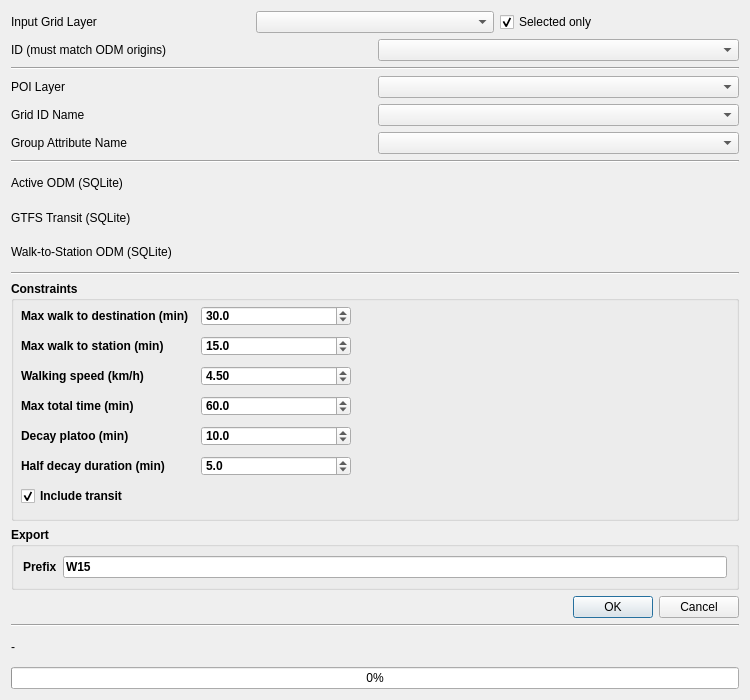
<?xml version="1.0" encoding="UTF-8"?>
<ui version="4.0">
 <class>CombinedODMDistanceMapDialog</class>
 <widget class="QDialog" name="CombinedODMDistanceMapDialog">
  <property name="geometry">
   <rect>
    <x>0</x>
    <y>0</y>
    <width>750</width>
    <height>700</height>
   </rect>
  </property>
  <property name="windowTitle">
   <string>Combined Model Distance Map (Walking and Public transportation)</string>
  </property>
  <layout class="QVBoxLayout" name="verticalLayout">
   <item>
    <layout class="QHBoxLayout" name="horizontalLayout_InputLayer">
     <item>
      <widget class="QLabel" name="label">
       <property name="minimumWidth">
        <number>190</number>
       </property>
       <property name="maximumWidth">
        <number>190</number>
       </property>
       <property name="text">
        <string>Input Grid Layer</string>
       </property>
      </widget>
     </item>
     <item>
      <widget class="QgsMapLayerComboBox" name="inputLayer"/>
     </item>
     <item>
      <widget class="QCheckBox" name="onlySelectedFeatures">
       <property name="text">
        <string>Selected only</string>
       </property>
       <property name="checked">
        <bool>true</bool>
       </property>
      </widget>
     </item>
    </layout>
   </item>
   <item>
    <layout class="QHBoxLayout" name="horizontalLayout_ID">
     <item>
      <widget class="QLabel" name="label_3">
       <property name="minimumWidth">
        <number>190</number>
       </property>
       <property name="maximumWidth">
        <number>190</number>
       </property>
       <property name="text">
        <string>ID (must match ODM origins)</string>
       </property>
      </widget>
     </item>
     <item>
      <widget class="QgsFieldComboBox" name="idSelector"/>
     </item>
    </layout>
   </item>
   <item>
    <widget class="Line" name="line_id_separator">
     <property name="orientation">
      <enum>Qt::Horizontal</enum>
     </property>
    </widget>
   </item>
   <item>
    <layout class="QHBoxLayout" name="horizontalLayout_POILayer">
     <item>
      <widget class="QLabel" name="label_poi_layer">
       <property name="minimumWidth">
        <number>190</number>
       </property>
       <property name="maximumWidth">
        <number>190</number>
       </property>
       <property name="text">
        <string>POI Layer</string>
       </property>
      </widget>
     </item>
     <item>
      <widget class="QgsMapLayerComboBox" name="poiLayer"/>
     </item>
    </layout>
   </item>
   <item>
    <layout class="QHBoxLayout" name="horizontalLayout_GridIdName">
     <item>
      <widget class="QLabel" name="label_grid_id_name">
       <property name="minimumWidth">
        <number>190</number>
       </property>
       <property name="maximumWidth">
        <number>190</number>
       </property>
       <property name="text">
        <string>Grid ID Name</string>
       </property>
      </widget>
     </item>
     <item>
      <widget class="QgsFieldComboBox" name="poiGridIdNameSelector"/>
     </item>
    </layout>
   </item>
   <item>
    <layout class="QHBoxLayout" name="horizontalLayout_GroupAttr">
     <item>
      <widget class="QLabel" name="label_group_attr">
       <property name="minimumWidth">
        <number>190</number>
       </property>
       <property name="maximumWidth">
        <number>190</number>
       </property>
       <property name="text">
        <string>Group Attribute Name</string>
       </property>
      </widget>
     </item>
     <item>
      <widget class="QgsFieldComboBox" name="poiGroupAttrSelector"/>
     </item>
    </layout>
   </item>
   <item>
    <widget class="Line" name="line_2">
     <property name="orientation">
      <enum>Qt::Horizontal</enum>
     </property>
    </widget>
   </item>
   <item>
    <layout class="QHBoxLayout" name="horizontalLayout_activeODM">
     <item>
      <widget class="QLabel" name="label_2">
       <property name="minimumWidth">
        <number>190</number>
       </property>
       <property name="maximumWidth">
        <number>190</number>
       </property>
       <property name="text">
        <string>Active ODM (SQLite)</string>
       </property>
      </widget>
     </item>
     <item>
      <widget class="QgsFileWidget" name="activeODM_fileSelector"/>
     </item>
    </layout>
   </item>
   <item>
    <layout class="QHBoxLayout" name="horizontalLayout_GTFS">
     <item>
      <widget class="QLabel" name="label_gtfs">
       <property name="minimumWidth">
        <number>190</number>
       </property>
       <property name="maximumWidth">
        <number>190</number>
       </property>
       <property name="text">
        <string>GTFS Transit (SQLite)</string>
       </property>
      </widget>
     </item>
     <item>
      <widget class="QgsFileWidget" name="GTFS_fileSelector"/>
     </item>
    </layout>
   </item>
   <item>
    <layout class="QHBoxLayout" name="horizontalLayout_WalkStation">
     <item>
      <widget class="QLabel" name="label_walk">
       <property name="minimumWidth">
        <number>190</number>
       </property>
       <property name="maximumWidth">
        <number>190</number>
       </property>
       <property name="text">
        <string>Walk-to-Station ODM (SQLite)</string>
       </property>
      </widget>
     </item>
     <item>
      <widget class="QgsFileWidget" name="walkStation_fileSelector"/>
     </item>
    </layout>
   </item>
   <item>
    <widget class="Line" name="line">
     <property name="orientation">
      <enum>Qt::Horizontal</enum>
     </property>
    </widget>
   </item>
   <item>
    <widget class="QgsCollapsibleGroupBox" name="mGroupBox_2">
     <property name="sizePolicy">
      <sizepolicy hsizetype="Preferred" vsizetype="Minimum">
       <horstretch>0</horstretch>
       <verstretch>0</verstretch>
      </sizepolicy>
     </property>
     <property name="minimumSize">
      <size>
       <width>0</width>
       <height>240</height>
      </size>
     </property>
     <property name="font">
      <font>
       <weight>75</weight>
       <bold>true</bold>
      </font>
     </property>
     <property name="title">
      <string>Constraints</string>
     </property>
     <widget class="QLabel" name="label_5">
      <property name="geometry">
       <rect>
        <x>10</x>
        <y>20</y>
        <width>170</width>
        <height>30</height>
       </rect>
      </property>
      <property name="text">
       <string>Max walk to destination (min)</string>
      </property>
     </widget>
     <widget class="QgsDoubleSpinBox" name="maxWalkDest">
      <property name="geometry">
       <rect>
        <x>190</x>
        <y>25</y>
        <width>150</width>
        <height>20</height>
       </rect>
      </property>
      <property name="decimals">
       <number>1</number>
      </property>
      <property name="maximum">
       <double>120.000000000000000</double>
      </property>
      <property name="value">
       <double>30.000000000000000</double>
      </property>
     </widget>
     <widget class="QLabel" name="label_6">
      <property name="geometry">
       <rect>
        <x>10</x>
        <y>50</y>
        <width>150</width>
        <height>30</height>
       </rect>
      </property>
      <property name="text">
       <string>Max walk to station (min)</string>
      </property>
     </widget>
     <widget class="QgsDoubleSpinBox" name="maxWalkStation">
      <property name="geometry">
       <rect>
        <x>190</x>
        <y>55</y>
        <width>150</width>
        <height>20</height>
       </rect>
      </property>
      <property name="decimals">
       <number>1</number>
      </property>
      <property name="maximum">
       <double>120.000000000000000</double>
      </property>
      <property name="value">
       <double>15.000000000000000</double>
      </property>
     </widget>
     <widget class="QLabel" name="label_walk_speed">
      <property name="geometry">
       <rect>
        <x>10</x>
        <y>80</y>
        <width>150</width>
        <height>30</height>
       </rect>
      </property>
      <property name="text">
       <string>Walking speed (km/h)</string>
      </property>
     </widget>
     <widget class="QgsDoubleSpinBox" name="walkingSpeed">
      <property name="geometry">
       <rect>
        <x>190</x>
        <y>85</y>
        <width>150</width>
        <height>20</height>
       </rect>
      </property>
      <property name="decimals">
       <number>2</number>
      </property>
      <property name="maximum">
       <double>10.000000000000000</double>
      </property>
      <property name="value">
       <double>4.500000000000000</double>
      </property>
     </widget>
     <widget class="QLabel" name="label_7">
      <property name="geometry">
       <rect>
        <x>10</x>
        <y>110</y>
        <width>150</width>
        <height>30</height>
       </rect>
      </property>
      <property name="text">
       <string>Max total time (min)</string>
      </property>
     </widget>
     <widget class="QgsDoubleSpinBox" name="maxTotalTime">
      <property name="geometry">
       <rect>
        <x>190</x>
        <y>115</y>
        <width>150</width>
        <height>20</height>
       </rect>
      </property>
      <property name="decimals">
       <number>1</number>
      </property>
      <property name="maximum">
       <double>1440.000000000000000</double>
      </property>
      <property name="value">
       <double>60.000000000000000</double>
      </property>
     </widget>
     <widget class="QLabel" name="label_decay_platoo">
      <property name="geometry">
       <rect>
        <x>10</x>
        <y>140</y>
        <width>150</width>
        <height>30</height>
       </rect>
      </property>
      <property name="text">
       <string>Decay platoo (min)</string>
      </property>
     </widget>
     <widget class="QgsDoubleSpinBox" name="decayPlatoo">
      <property name="geometry">
       <rect>
        <x>190</x>
        <y>145</y>
        <width>150</width>
        <height>20</height>
       </rect>
      </property>
      <property name="decimals">
       <number>1</number>
      </property>
      <property name="maximum">
       <double>1440.000000000000000</double>
      </property>
      <property name="value">
       <double>10.000000000000000</double>
      </property>
     </widget>
     <widget class="QLabel" name="label_half_decay">
      <property name="geometry">
       <rect>
        <x>10</x>
        <y>170</y>
        <width>150</width>
        <height>30</height>
       </rect>
      </property>
      <property name="text">
       <string>Half decay duration (min)</string>
      </property>
     </widget>
     <widget class="QgsDoubleSpinBox" name="halfDecayDuration">
      <property name="geometry">
       <rect>
        <x>190</x>
        <y>175</y>
        <width>150</width>
        <height>20</height>
       </rect>
      </property>
      <property name="decimals">
       <number>1</number>
      </property>
      <property name="maximum">
       <double>1440.000000000000000</double>
      </property>
      <property name="value">
       <double>5.000000000000000</double>
      </property>
     </widget>
     <widget class="QCheckBox" name="checkBox_IncludeTransit">
      <property name="geometry">
       <rect>
        <x>10</x>
        <y>200</y>
        <width>200</width>
        <height>30</height>
       </rect>
      </property>
      <property name="text">
       <string>Include transit</string>
      </property>
      <property name="checked">
       <bool>true</bool>
      </property>
     </widget>
    </widget>
   </item>
   <item>
    <widget class="QgsCollapsibleGroupBox" name="mGroupBox_Options">
     <property name="sizePolicy">
      <sizepolicy hsizetype="Preferred" vsizetype="Minimum">
       <horstretch>0</horstretch>
       <verstretch>0</verstretch>
      </sizepolicy>
     </property>
     <property name="minimumSize">
      <size>
       <width>0</width>
       <height>50</height>
      </size>
     </property>
     <property name="font">
      <font>
       <weight>75</weight>
       <bold>true</bold>
      </font>
     </property>
     <property name="title">
      <string>Export</string>
     </property>
     <layout class="QVBoxLayout" name="verticalLayout_Options">
      <item>
       <layout class="QHBoxLayout" name="horizontalLayout_prefix">
        <item>
         <widget class="QLabel" name="label_prefix">
          <property name="minimumWidth">
           <number>190</number>
          </property>
          <property name="maximumWidth">
           <number>190</number>
          </property>
          <property name="text">
           <string>Prefix</string>
          </property>
         </widget>
        </item>
        <item>
         <widget class="QLineEdit" name="exportPrefixInput">
          <property name="text">
           <string>W15</string>
          </property>
         </widget>
        </item>
       </layout>
      </item>
     </layout>
    </widget>
   </item>
   <item>
    <widget class="QDialogButtonBox" name="buttonBox">
     <property name="orientation">
      <enum>Qt::Horizontal</enum>
     </property>
     <property name="standardButtons">
      <set>QDialogButtonBox::Cancel|QDialogButtonBox::Ok</set>
     </property>
    </widget>
   </item>
   <item>
    <widget class="Line" name="line_4">
     <property name="orientation">
      <enum>Qt::Horizontal</enum>
     </property>
    </widget>
   </item>
   <item>
    <widget class="QLabel" name="labelCurrentStatus">
     <property name="text">
      <string>-</string>
     </property>
    </widget>
   </item>
   <item>
    <widget class="QProgressBar" name="progressBar">
     <property name="value">
      <number>0</number>
     </property>
     <property name="format">
      <string>%p%</string>
     </property>
    </widget>
   </item>
  </layout>
 </widget>
 <customwidgets>
  <customwidget>
   <class>QgsCollapsibleGroupBox</class>
   <extends>QGroupBox</extends>
   <header>qgscollapsiblegroupbox.h</header>
   <container>1</container>
  </customwidget>
  <customwidget>
   <class>QgsDoubleSpinBox</class>
   <extends>QDoubleSpinBox</extends>
   <header>qgsdoublespinbox.h</header>
  </customwidget>
  <customwidget>
   <class>QgsFieldComboBox</class>
   <extends>QComboBox</extends>
   <header>qgsfieldcombobox.h</header>
  </customwidget>
  <customwidget>
   <class>QgsFileWidget</class>
   <extends>QWidget</extends>
   <header>qgsfilewidget.h</header>
  </customwidget>
  <customwidget>
   <class>QgsMapLayerComboBox</class>
   <extends>QComboBox</extends>
   <header>qgsmaplayercombobox.h</header>
  </customwidget>
 </customwidgets>
 <resources/>
 <connections/>
</ui>
